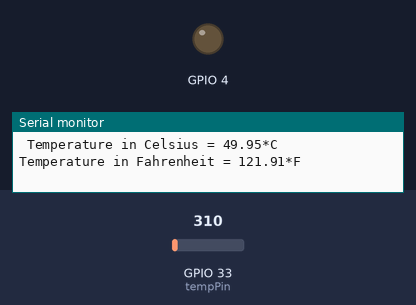
This sketch was run on a simulated ESP32. Parts: output pins drawn as LEDs (lit = HIGH), the last lines printed to the serial monitor. The inputs (shaded band) are chosen by the test bench; at power-on: GPIO 33 (tempPin) = 310.

Above: at 4.8 s.
4.9 s: GPIO 33 (tempPin) set to 186
At 6.4 s:
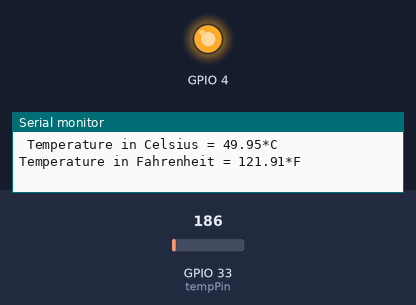
9.9 s: GPIO 33 (tempPin) set to 215
14.9 s: GPIO 33 (tempPin) set to 252
At 18.8 s:
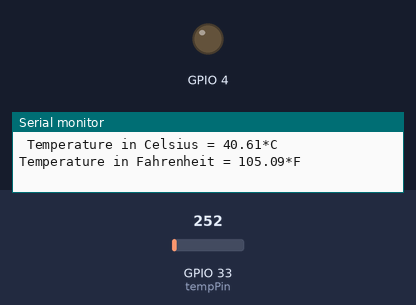
24.2 s: GPIO 33 (tempPin) set to 93
At 26.8 s:
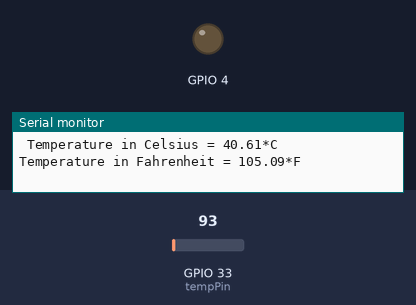
Timing chart, 0 to 28.3 s (numbered marks = the images above; inputs shaded):
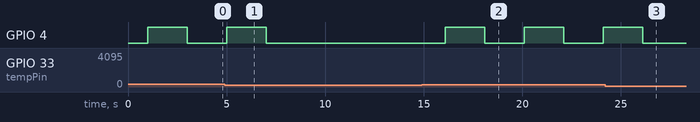

Measured:
- the behaviour switches between 241 and 242 on GPIO 33 (tempPin) (found by bisection; images 1 and 2)
- after the input at 4.9 s, GPIO 4: goes on until 7.0 s, then stays LOW
- after the input at 14.9 s, GPIO 4: alternates HIGH for 2.0 s and LOW for 2.0 s, starting after 1.2 s
- after the input at 24.2 s, GPIO 4: goes on until 26.1 s, then stays LOW

The sketch:

Temp_and_relay_controll.ino
```cpp
const int tempPin = 33; // pin 33 of port P1 connected to LM35 output
int Value,a;
double milivlt,Cel,Far;
void setup()
{
Serial.begin(9600);
pinMode(4,OUTPUT);
}

void loop()
{
Value = analogRead(tempPin); //read sensor output value
milivlt = (Value / 2048.0) * 3300; // converting it to millivots.
Cel = milivlt * 0.1; // calculating temperature in Celsius
Far = (Cel * 1.8) + 32; // convert from C to Fahrenheit
Serial.print(" Temperature in Celsius = ");
Serial.print(Cel);
Serial.print("*C");
Serial.print("\t Temperature in Fahrenheit = ");
Serial.print(Far);
Serial.println("*F");
delay(1000);
if(Far>102)
{
digitalWrite(4,HIGH);
delay(2000);
digitalWrite(4,LOW);
delay(1000);
}

}
```
